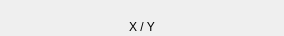
<?xml version="1.0" encoding="UTF-8"?>
<ui version="4.0">
 <class>HealthMeter</class>
 <widget class="QWidget" name="HealthMeter">
  <property name="geometry">
   <rect>
    <x>0</x>
    <y>0</y>
    <width>284</width>
    <height>36</height>
   </rect>
  </property>
  <property name="windowTitle">
   <string>Form</string>
  </property>
  <layout class="QVBoxLayout" name="verticalLayout_2">
   <property name="spacing">
    <number>1</number>
   </property>
   <property name="margin">
    <number>2</number>
   </property>
   <item>
    <widget class="VUBarWidget" name="VUBar" native="true"/>
   </item>
   <item>
    <widget class="QLabel" name="lblValues">
     <property name="text">
      <string>X / Y</string>
     </property>
     <property name="alignment">
      <set>Qt::AlignCenter</set>
     </property>
    </widget>
   </item>
  </layout>
 </widget>
 <customwidgets>
  <customwidget>
   <class>VUBarWidget</class>
   <extends>QWidget</extends>
   <header>VUBarWidget.h</header>
   <container>1</container>
  </customwidget>
 </customwidgets>
 <resources/>
 <connections/>
</ui>
